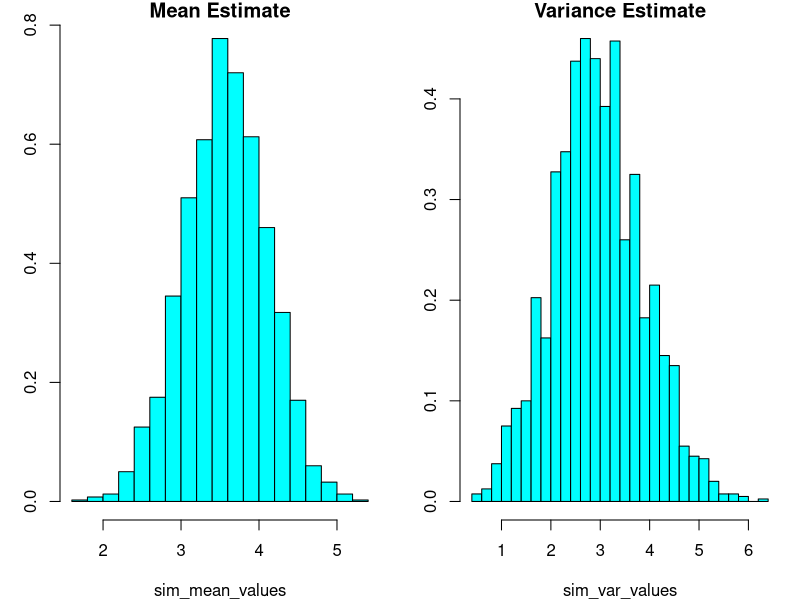
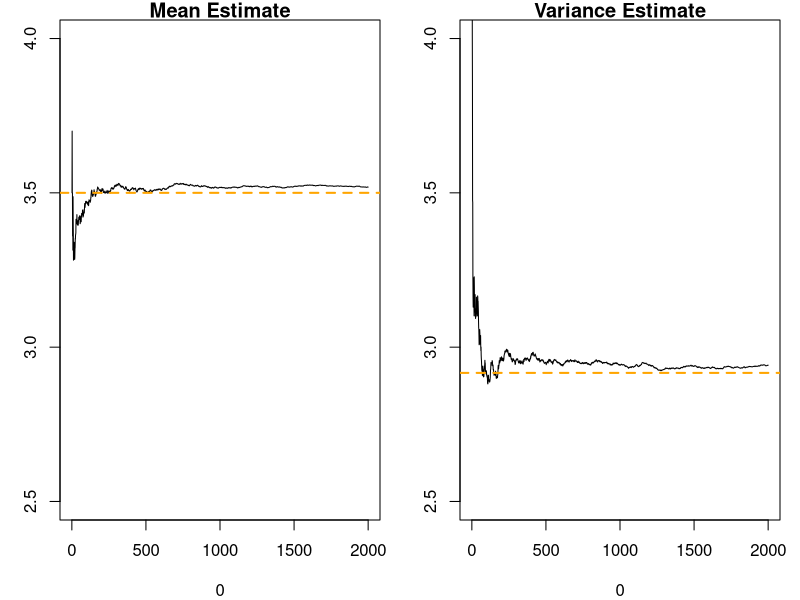

R code for these plots, in order:
## R_Demo_Simulation_Learning_Estimate_Mean.R
##########################################################################
## INSTRUCTOR: Christopher Fariss
## COURSE NAME: Advanced Computational Methods for Social Media and Textual Data (2F)
## University of Essex Summer School 2022
##
## Date: 2022-08-28
##
## Please e-mail me if you find any errors or have and suggestions (either email is fine)
## e-mail: cjf0006@gmail.com
## e-mail: cjfariss@umich.edu
##
##########################################################################
## For this R tutorial, we will learn how:
##
## (1) Simulate the roll of a D6 dice
## (2) Repeatedly simulate the roll of a D6 dice and see how close the average value is to the expected value. 
## (3) Learn about the central limit theorem from the simulation.
##
## Notes: The Central Limit Theorem (CLT) establishes that when independently generated variables (iid: independent and identically distributed random variables) are added together, the sums or averages of these variables (when normalized) converge towards a normal distribution. 
##
## This property emerges even if the original variables are not individually normally distributed, as with the roll of a die. 
##
## The probability of any value from the single roll of die is equivalent to any other value for the same-sided die in the limit (when the number of rolls approaches infinity).
## 
##########################################################################


library(MASS)


## simulate 20 randomly generated rolls from a D6 (6-sided-die)
sample(1:6, size=20, replace=TRUE)

## true mean is 3.5
(1 + 2 + 3 + 4 + 5 + 6) / 6

## or 
mean(1:6)

## true variance is approximately 2.916667 or exactly 70/24 
(1 - 3.5)^2 * (1/6) + (2 - 3.5)^2 * (1/6) + (3 - 3.5)^2 * (1/6) + (4 - 3.5)^2 * (1/6) + (5 - 3.5)^2 * (1/6) + (6 - 3.5)^2 * (1/6)

## or
sum((1:6 - mean(1:6))^2 * (1/6))

## repeat the simulation 10,000 times and calculate the average
n_sims <- 2000

## number of samples to roll each iteration
n_samples <- 10

## create two objects to hold the calculated mean and variance from each simulated sample
sim_mean_values <- c()
sim_var_values <- c()

## iterate/repeat the simulation n_sims times
for(i in 1:n_sims){
  
  ## create output
  sample_output <- sample(1:6, size=n_samples, replace=TRUE)
  
  ## save the output in the i_th position of the objects
  sim_mean_values[i] <- mean(sample_output)
  sim_var_values[i] <- var(sample_output)

}

## calculate the mean and variance of the 10,000 sample means
mean(sim_mean_values)
mean(sim_var_values)

## set graphical parameters
par(mfrow=c(1,2), mar=c(4,3,1,1))

## plot histograms 
truehist(sim_mean_values, main="Mean Estimate")
truehist(sim_var_values, main="Variance Estimate")


## calculate and plot the converging average using increasing sample sizes starting at 1 and ending at all the samples
## set graphical parameters
par(mfrow=c(1,2))

##
plot(0,0, ylim=c(2.5,4), xlim=c(0,n_sims), type="n", main="Mean Estimate")
value <- c()
for(i in 1:n_sims){
  value[i] <- mean(sim_mean_values[1:i])
}
lines(value)
abline(h=3.5, col="orange", lwd=2, lty=2)

##
plot(0,0, ylim=c(2.5,4), xlim=c(0,n_sims), type="n", main="Variance Estimate")
value <- c()
for(i in 1:n_sims){
  value[i] <- mean(sim_var_values[1:i])
}
lines(value)
abline(h=2.916667, col="orange", lwd=2, lty=2)


sqrt(2.916667)

## the values converge towards normality 
summary((sim_mean_values - 3.5))
mean((sim_mean_values - 3.5))
var((sim_mean_values - 3.5))



var(sim_mean_values)
var(sim_var_values)



